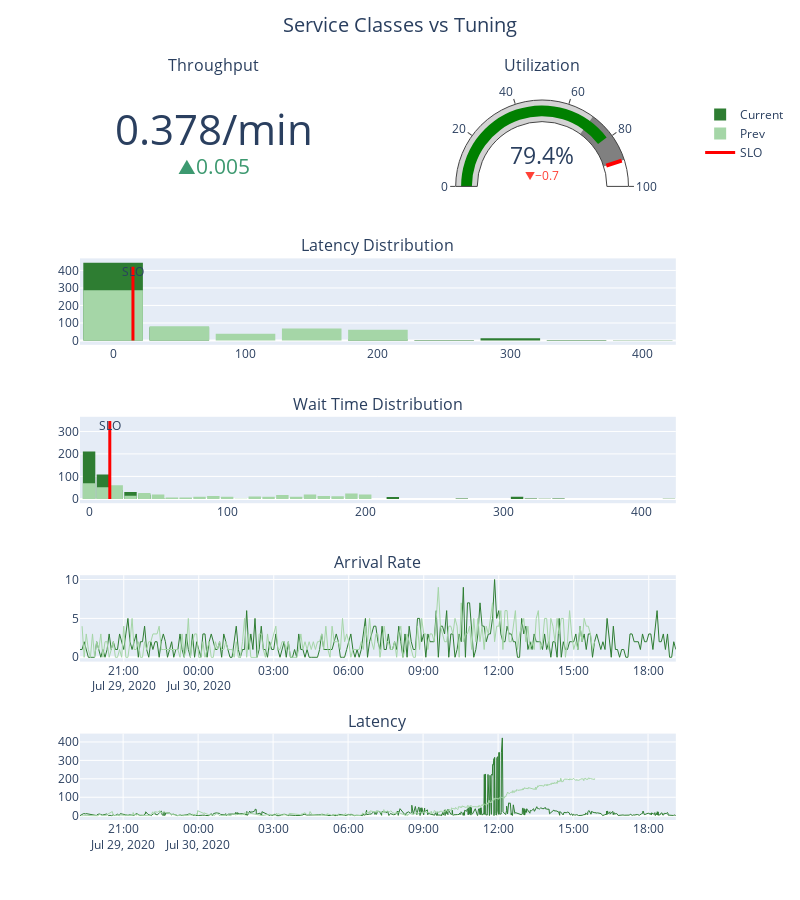
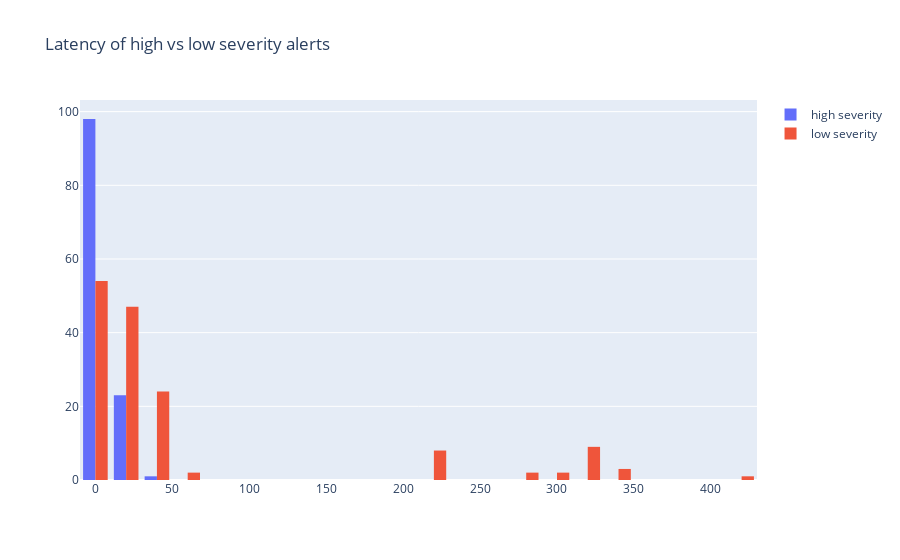

Notebook source saved alongside these figures, in order:
### Code cell
dashboard = build_dashboard(Q_svc_cls, prev_q=Q_tuning, show_slo=True, title='Service Classes vs Tuning')
dashboard.show()

df = _build_lat_df(Q_svc_cls)

fig = go.Figure(data=[
    go.Histogram(x=df[df['customer_class'] == 0]['latency'], name='high severity'),
    go.Histogram(x=df[df['customer_class'] == 2]['latency'], name='low severity')])
fig.update_layout(title='Latency of high vs low severity alerts')
fig.show()

### Figure 1 — Plotly figure (JSON) as saved in the notebook; plotly's stock layout.template omitted (floating-point values rounded to 4 significant figures; data arrays with more than 128 entries replaced by an {"elided": "..."} marker saying what was removed)
{"data": [{"delta": {"position": "bottom", "reference": 0.3728}, "domain": {"x": [0, 0.44], "y": [0.88, 1]}, "mode": "number+delta", "number": {"suffix": "/min"}, "type": "indicator", "value": 0.3775}, {"delta": {"reference": 80.02}, "domain": {"x": [0.54, 0.98], "y": [0.88, 1]}, "gauge": {"axis": {"range": [0, 100]}, "steps": [{"color": "lightgray", "range": [0, 70]}, {"color": "gray", "range": [70, 90]}], "threshold": {"line": {"color": "red", "width": 4}, "thickness": 0.75, "value": 90}}, "mode": "gauge+number+delta", "number": {"suffix": "%"}, "type": "indicator", "value": 79.37}, {"bingroup": "1", "marker": {"color": "#2E7D32"}, "name": "Current", "nbinsx": 20, "type": "histogram", "x": {"elided": "544 float values"}, "xaxis": "x", "yaxis": "y"}, {"bingroup": "1", "marker": {"color": "#A5D6A7"}, "name": "Prev", "nbinsx": 20, "type": "histogram", "x": {"elided": "537 float values"}, "xaxis": "x", "yaxis": "y"}, {"line": {"color": "red", "width": 3}, "mode": "lines+text", "name": "SLO", "text": [null, "SLO"], "textposition": "bottom center", "type": "scatter", "x": [15, 15], "xaxis": "x", "y": [0, 421], "yaxis": "y"}, {"bingroup": "2", "marker": {"color": "#2E7D32"}, "showlegend": false, "type": "histogram", "x": {"elided": "444 float values"}, "xaxis": "x2", "yaxis": "y2"}, {"bingroup": "2", "marker": {"color": "#A5D6A7"}, "showlegend": false, "type": "histogram", "x": {"elided": "420 float values"}, "xaxis": "x2", "yaxis": "y2"}, {"line": {"color": "red", "width": 3}, "mode": "lines+text", "name": "SLO", "showlegend": false, "text": [null, "SLO"], "textposition": "bottom center", "type": "scatter", "x": [15, 15], "xaxis": "x2", "y": [0, 346], "yaxis": "y2"}, {"line": {"color": "#2E7D32", "width": 1}, "showlegend": false, "type": "scatter", "x": {"elided": "287 str values"}, "xaxis": "x3", "y": {"elided": "287 int values"}, "yaxis": "y3"}, {"line": {"color": "#2E7D32", "width": 1}, "showlegend": false, "type": "scatter", "x": {"elided": "544 str values"}, "xaxis": "x4", "y": {"elided": "544 float values"}, "yaxis": "y4"}, {"line": {"color": "#A5D6A7", "width": 1}, "showlegend": false, "type": "scatter", "x": {"elided": "247 str values"}, "xaxis": "x3", "y": {"elided": "247 int values"}, "yaxis": "y3"}, {"line": {"color": "#A5D6A7", "width": 1}, "showlegend": false, "type": "scatter", "x": {"elided": "537 str values"}, "xaxis": "x4", "y": {"elided": "537 float values"}, "yaxis": "y4"}], "layout": {"annotations": [{"font": {"size": 16}, "showarrow": false, "text": "Throughput", "x": 0.22, "xanchor": "center", "xref": "paper", "y": 1.03, "yanchor": "bottom", "yref": "paper"}, {"font": {"size": 16}, "showarrow": false, "text": "Utilization", "x": 0.76, "xanchor": "center", "xref": "paper", "y": 1.03, "yanchor": "bottom", "yref": "paper"}, {"font": {"size": 16}, "showarrow": false, "text": "Latency Distribution", "x": 0.49, "xanchor": "center", "xref": "paper", "y": 0.78, "yanchor": "bottom", "yref": "paper"}, {"font": {"size": 16}, "showarrow": false, "text": "Wait Time Distribution", "x": 0.49, "xanchor": "center", "xref": "paper", "y": 0.56, "yanchor": "bottom", "yref": "paper"}, {"font": {"size": 16}, "showarrow": false, "text": "Arrival Rate", "x": 0.49, "xanchor": "center", "xref": "paper", "y": 0.34, "yanchor": "bottom", "yref": "paper"}, {"font": {"size": 16}, "showarrow": false, "text": "Latency", "x": 0.49, "xanchor": "center", "xref": "paper", "y": 0.12, "yanchor": "bottom", "yref": "paper"}], "bargap": 0.1, "barmode": "overlay", "height": 900, "title": {"font": {"size": 20}, "text": "Service Classes vs Tuning", "x": 0.5, "xanchor": "center", "y": 0.98, "yanchor": "top"}, "width": 800, "xaxis": {"anchor": "y", "domain": [0, 0.98]}, "xaxis2": {"anchor": "y2", "domain": [0, 0.98]}, "xaxis3": {"anchor": "y3", "domain": [0, 0.98]}, "xaxis4": {"anchor": "y4", "domain": [0, 0.98]}, "yaxis": {"anchor": "x", "domain": [0.66, 0.78]}, "yaxis2": {"anchor": "x2", "domain": [0.44, 0.56]}, "yaxis3": {"anchor": "x3", "domain": [0.22, 0.34]}, "yaxis4": {"anchor": "x4", "domain": [0, 0.12]}}}

### Figure 2 — Plotly figure (JSON) as saved in the notebook; plotly's stock layout.template omitted (floating-point values rounded to 4 significant figures; data arrays with more than 128 entries replaced by an {"elided": "..."} marker saying what was removed)
{"data": [{"name": "high severity", "type": "histogram", "x": [9.288, 9.11, 0.5487, 2.096, 8.063, 0.9773, 1.427, 4.366, 4.621, 1.353, 0.7137, 1.462, 2.89, 12.86, 7.076, 8.346, 4.051, 2.719, 3.333, 4.617, 1.263, 4.922, 8.171, 2.005, 3.543, 6.249, 8.233, 9.385, 18.06, 2.519, 0.2067, 8.925, 1.87, 0.9366, 7.363, 5.776, 12.08, 21.39, 11.51, 7.08, 1.789, 16.68, 6.944, 7.813, 20.02, 1.011, 4.161, 4.583, 8.87, 2.82, 0.4448, 3.879, 5.409, 11.05, 4.797, 6.287, 6.925, 6.499, 2.023, 3.156, 5.656, 7.895, 0.3797, 11.06, 2.725, 5.685, 6.069, 10.08, 3.289, 13.04, 1.154, 33.87, 12.09, 16.55, 5.835, 5.493, 8.464, 4.41, 3.185, 17.67, 13.29, 10.28, 2.23, 4.013, 3.597, 0.6553, 3.134, 0.9501, 5.736, 7.971, 10.93, 0.6049, 5.084, 10.51, 8.192, 5.204, 17.13, 8.69, 1.265, 2.609, 4.843, 5.39, 6.476, 1.822, 17.95, 4.174, 5.883, 11.92, 7.464, 3.603, 0.7545, 3.921, 3.032, 2.554, 5.771, 11.2, 3.791, 4.349, 13.47, 3.403, 4.491, 0.8125]}, {"name": "low severity", "type": "histogram", "x": {"elided": "152 float values"}}], "layout": {"title": {"text": "Latency of high vs low severity alerts"}}}
